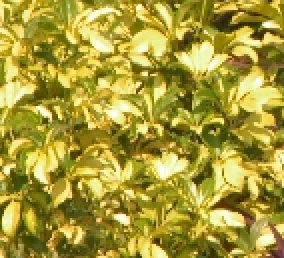
#> input picture data/Train/1.png, 142 x 129 px (shown 2 times larger); its folder holds only this picture in this run
$ python data_augment_master.py
#> lines starting #> are read from the running program, lines starting #| are printed output that depends on the picture
import os
import glob
import h5py
import cv2
from PIL import Image
import numpy as np

def mod_crop(image, scale = 3):
    if len(image.shape) ==3:
        h = image.shape[0]
        w = image.shape[1]
        h = h - np.mod(h,scale)
        w = w - np.mod(w,scale)
        return image[0:h,0:w,:]
    else:
        h = image.shape[0]
        w = image.shape[1]
        h = h - np.mod(h,scale)
        w = w - np.mod(w,scale)
        return image[0:h,0:w]

def sub_img(input, label, i_size = 41, l_size = 41, stride = 41):
    sub_ipt = []
    sub_lab = []
    pad = abs(i_size-l_size)//2
    for h in range(0, input.shape[0] - i_size + 1, stride):
        for w in range(0, input.shape[1] - i_size + 1, stride):
            sub_i = input[h:h+i_size,w:w+i_size]
            sub_l = label[h + pad :h + pad + l_size,w + pad :w + pad + l_size]
            sub_i = sub_i.reshape(1, i_size,i_size)
            sub_l = sub_l.reshape(1, l_size,l_size)
            sub_ipt.append(sub_i)
            sub_lab.append(sub_l)
    return sub_ipt, sub_lab

def load_img(file_path):
    dir_path = os.path.join(os.getcwd(), file_path)
    img_path = glob.glob(os.path.join(dir_path, '*.png'))
    return img_path

def read_img(img_path):
    # read image
#> called with img_path = 'data/Train/1.png'
    image = cv2.imread(img_path)
#> image is the input picture: shape (129, 142, 3); mean B, G, R 55.4, 154, 167.5
    # rgb > ycbcr
    image = cv2.cvtColor(image, cv2.COLOR_BGR2YCR_CB)
#> image: shape (129, 142, 3); mean of channels 0, 1, 2 146.8, 142.8, 76.4
    image = image[:, :, 0]
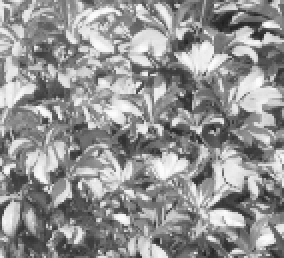
#> image: shape (129, 142) (shown 2 times larger); min 31, max 253, mean 146.8
    return image

def img_rotate(img, degree):
    height, width = img.shape
    matrix = cv2.getRotationMatrix2D((width/2, height/2), 90*degree, 1)
    if degree == 1 or degree == 3:
        dst = cv2.warpAffine(img, matrix, (height, width))
    else:
        dst = cv2.warpAffine(img, matrix, (width, height))
    return dst

def img_downsize(img, ds):
    dst = cv2.resize(img, dsize=(0, 0), fx=ds, fy=ds, interpolation=cv2.INTER_LINEAR)
    return dst

def zoom_img(img, scale):
    label = cv2.normalize(img.astype('float'), None, 0.0, 1.0, cv2.NORM_MINMAX)
    temp_input = cv2.resize(label, dsize=(0, 0), fx=1/scale, fy=1/scale, interpolation=cv2.INTER_AREA)
    input = cv2.resize(temp_input, dsize=(0, 0), fx=scale, fy=scale, interpolation=cv2.INTER_CUBIC)
    return input, label

def save_h5(sub_ip, sub_la, savepath = 'data/train.h5'):
    path = os.path.join(os.getcwd(), savepath)
    with h5py.File(path, 'w') as hf:
        hf.create_dataset('input', data=sub_ip)
        hf.create_dataset('label', data=sub_la)

def data_aug(file_path = 'data/Train', savepath = 'data/train.h5', i_size = 41, l_size = 41, stride = 41):
    sub_ip = []
    sub_la = []
    num = 1
    img_path = load_img(file_path)
    for _ in img_path:
        image = read_img(_)
        for flip in [0,1]:
            if flip == 0:
                image_f = image
            else:
                image_f = cv2.flip(image,1)
            for degree in [0.,1.,2.,3.]:
                image_r = img_rotate(image_f, degree)
                for ds in [1., 0.7, 0.4]:
                    image_d = img_downsize(image_r, ds)
                    for scale in [2,3,4]:
                        md_image = mod_crop(image_d, scale)
                        input, label = zoom_img(md_image, scale)
                        sub_ipt, sub_lab = sub_img(input, label, i_size, l_size, stride)
                        sub_ip += sub_ipt
                        sub_la += sub_lab
#> this loop made 2 passes
#> pass 1, in zoom_img, `input = cv2.resize(temp_input, dsize=(0, 0), fx=scale, fy=scale, inter..`:
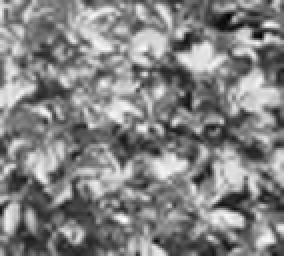
#> input: shape (128, 142) float64 (shown 2 times larger); min -0.0396, max 1.06, mean 0.522; drawn with min black and max white
#> pass 1, in zoom_img (call 2), `label = cv2.normalize(img.astype('float'), None, 0.0, 1.0, cv2.NORM_MI..`:
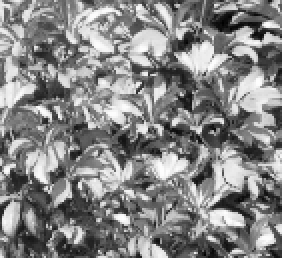
#> label: shape (129, 141) float64 (shown 2 times larger); min 9.54e-18, max 1, mean 0.522
#> after the loop:
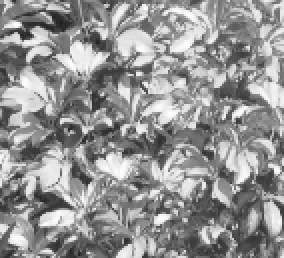
#> image_f: shape (129, 142) (shown 2 times larger); min 31, max 253, mean 146.8
#> after the loop:
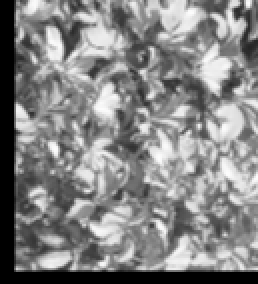
#> image_r: shape (142, 129) (shown 2 times larger); min 0, max 253, mean 132.4
#> after the loop:
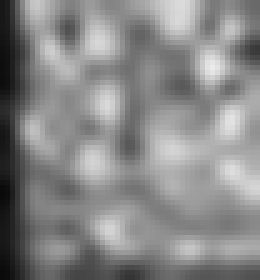
#> input: shape (56, 52) float64 (shown 5 times larger); min 0.0356, max 0.922, mean 0.533
#> after the loop:
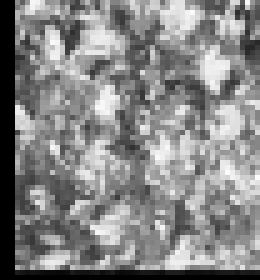
#> md_image: shape (56, 52) (shown 5 times larger); min 0, max 252, mean 134.1
#> after the loop, sub_ip = 336 items; sub_la = 336 items
        print('data no.',num)
        num += 1
#> num = 2
    sub_ip = np.asarray(sub_ip)
    sub_la = np.asarray(sub_la)
    print('input shape : ',sub_ip.shape)
#| input shape :  (336, 1, 41, 41)
    print('label shape : ',sub_la.shape)
#| label shape :  (336, 1, 41, 41)
    save_h5(sub_ip, sub_la, savepath)
    print('---------save---------')

if __name__ == '__main__':
    print('starting data augmentation...')
    data_aug()

$ run again, on data/Train/107.png
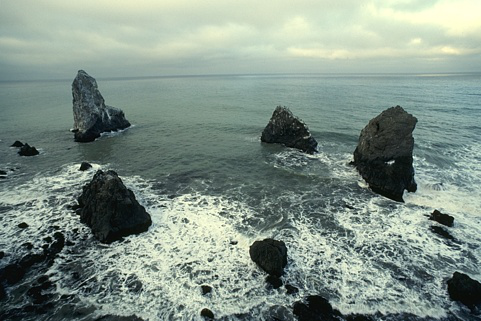
#> input picture data/Train/107.png, 481 x 321 px
#> in read_img, image is the input picture: shape (321, 481, 3); mean B, G, R 135.1, 144.9, 128.6
#> the loop in data_aug, `for flip in [0,1]:` made 2 passes
#> after the loop in data_aug, `for flip in [0,1]:`:
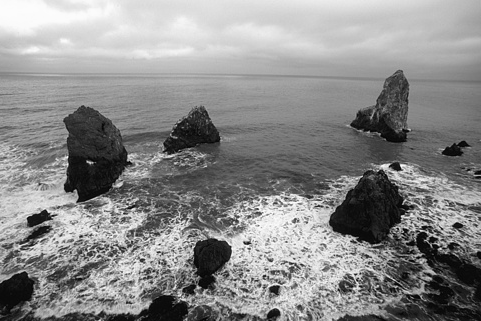
#> image_f: shape (321, 481); min 1, max 253, mean 138.9
#> after the loop in data_aug, `for flip in [0,1]:`:
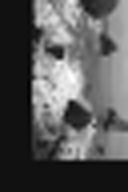
#> input: shape (192, 128) float64; min -0.0722, max 0.97, mean 0.29; drawn with min black and max white
#> after the loop in data_aug, `for flip in [0,1]:`: sub_ip = 3096 items
#> num = 2
#| input shape :  (3096, 1, 41, 41)
#| label shape :  (3096, 1, 41, 41)

$ run again, on data/Train/108.png
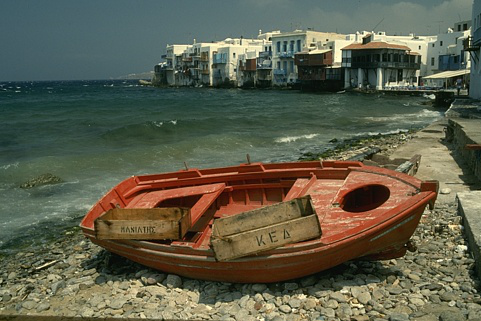
#> input picture data/Train/108.png, 481 x 321 px
#> in read_img, image is the input picture: shape (321, 481, 3); mean B, G, R 75.2, 94.3, 93.8
#> the loop in data_aug, `for flip in [0,1]:` made 2 passes
#> pass 1, in zoom_img (call 2), `label = cv2.normalize(img.astype('float'), None, 0.0, 1.0, cv2.NORM_MI..`:
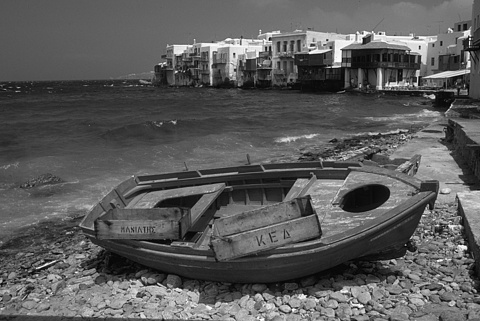
#> label: shape (321, 480) float64; min 0, max 1, mean 0.359
#> after the loop in data_aug, `for flip in [0,1]:`:
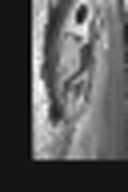
#> input: shape (192, 128) float64; min -0.0697, max 0.744, mean 0.214; drawn with min black and max white
#> after the loop in data_aug, `for flip in [0,1]:`: sub_ip = 3096 items
#> num = 2
#| input shape :  (3096, 1, 41, 41)
#| label shape :  (3096, 1, 41, 41)

$ run again, on data/Train/111.png
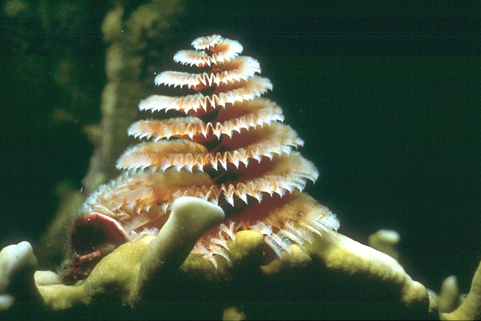
#> input picture data/Train/111.png, 481 x 321 px
#> in read_img, image is the input picture: shape (321, 481, 3); mean B, G, R 59.3, 80.3, 65.2
#> the loop in data_aug, `for flip in [0,1]:` made 2 passes
#> after the loop in data_aug, `for flip in [0,1]:`:
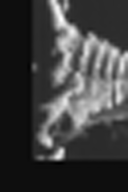
#> input: shape (192, 128) float64; min -0.0611, max 1.04, mean 0.215; drawn with min black and max white
#> after the loop in data_aug, `for flip in [0,1]:`: sub_ip = 3096 items
#> num = 2
#| input shape :  (3096, 1, 41, 41)
#| label shape :  (3096, 1, 41, 41)
